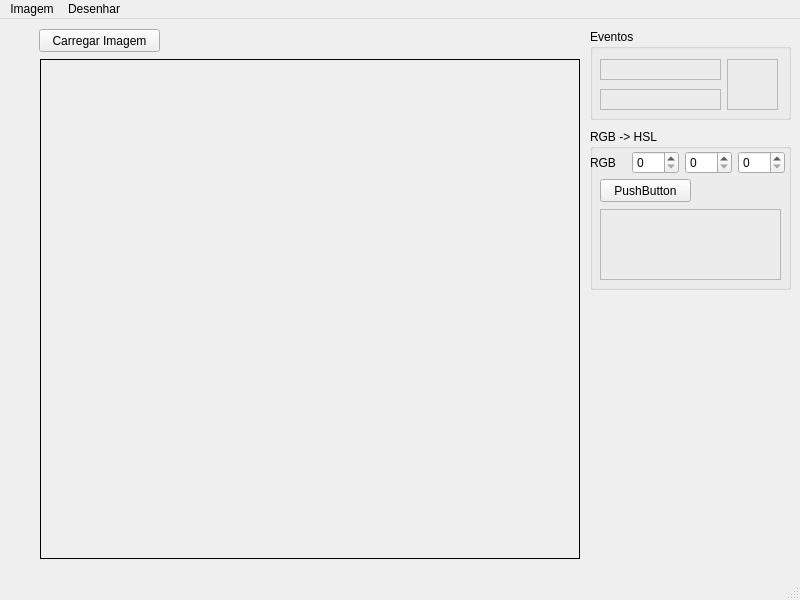
<?xml version="1.0" encoding="UTF-8"?>
<ui version="4.0">
 <class>MainWindow</class>
 <widget class="QMainWindow" name="MainWindow">
  <property name="geometry">
   <rect>
    <x>0</x>
    <y>0</y>
    <width>800</width>
    <height>600</height>
   </rect>
  </property>
  <property name="windowTitle">
   <string>MainWindow</string>
  </property>
  <widget class="QWidget" name="centralwidget">
   <widget class="matDisplay" name="mat_Display">
    <property name="geometry">
     <rect>
      <x>40</x>
      <y>40</y>
      <width>540</width>
      <height>500</height>
     </rect>
    </property>
    <property name="minimumSize">
     <size>
      <width>540</width>
      <height>500</height>
     </size>
    </property>
    <property name="frameShape">
     <enum>QFrame::Box</enum>
    </property>
    <property name="text">
     <string/>
    </property>
    <property name="alignment">
     <set>Qt::AlignLeading|Qt::AlignLeft|Qt::AlignTop</set>
    </property>
   </widget>
   <widget class="QGroupBox" name="groupBox">
    <property name="geometry">
     <rect>
      <x>590</x>
      <y>10</y>
      <width>201</width>
      <height>91</height>
     </rect>
    </property>
    <property name="title">
     <string>Eventos</string>
    </property>
    <widget class="QLabel" name="mouse_position_label">
     <property name="geometry">
      <rect>
       <x>10</x>
       <y>30</y>
       <width>121</width>
       <height>21</height>
      </rect>
     </property>
     <property name="frameShape">
      <enum>QFrame::StyledPanel</enum>
     </property>
     <property name="text">
      <string/>
     </property>
    </widget>
    <widget class="QLabel" name="pixel_color_label">
     <property name="geometry">
      <rect>
       <x>10</x>
       <y>60</y>
       <width>121</width>
       <height>21</height>
      </rect>
     </property>
     <property name="frameShape">
      <enum>QFrame::StyledPanel</enum>
     </property>
     <property name="text">
      <string/>
     </property>
    </widget>
    <widget class="QLabel" name="colored_label">
     <property name="geometry">
      <rect>
       <x>137</x>
       <y>30</y>
       <width>51</width>
       <height>51</height>
      </rect>
     </property>
     <property name="frameShape">
      <enum>QFrame::StyledPanel</enum>
     </property>
     <property name="text">
      <string/>
     </property>
    </widget>
   </widget>
   <widget class="QPushButton" name="buton_load_image">
    <property name="geometry">
     <rect>
      <x>39</x>
      <y>10</y>
      <width>121</width>
      <height>23</height>
     </rect>
    </property>
    <property name="text">
     <string>Carregar Imagem</string>
    </property>
   </widget>
   <widget class="QGroupBox" name="groupBox_2">
    <property name="geometry">
     <rect>
      <x>590</x>
      <y>110</y>
      <width>201</width>
      <height>161</height>
     </rect>
    </property>
    <property name="title">
     <string>RGB -&gt; HSL</string>
    </property>
    <property name="flat">
     <bool>false</bool>
    </property>
    <widget class="QPushButton" name="pushButton">
     <property name="geometry">
      <rect>
       <x>10</x>
       <y>50</y>
       <width>91</width>
       <height>23</height>
      </rect>
     </property>
     <property name="text">
      <string>PushButton</string>
     </property>
    </widget>
    <widget class="QLabel" name="label_2">
     <property name="geometry">
      <rect>
       <x>10</x>
       <y>80</y>
       <width>181</width>
       <height>71</height>
      </rect>
     </property>
     <property name="frameShape">
      <enum>QFrame::StyledPanel</enum>
     </property>
     <property name="text">
      <string>&lt;html&gt;&lt;head/&gt;&lt;body&gt;&lt;p&gt;&lt;br/&gt;&lt;/p&gt;&lt;/body&gt;&lt;/html&gt;</string>
     </property>
     <property name="textFormat">
      <enum>Qt::RichText</enum>
     </property>
     <property name="scaledContents">
      <bool>false</bool>
     </property>
     <property name="margin">
      <number>1</number>
     </property>
    </widget>
    <widget class="QWidget" name="layoutWidget">
     <property name="geometry">
      <rect>
       <x>0</x>
       <y>20</y>
       <width>195</width>
       <height>27</height>
      </rect>
     </property>
     <layout class="QHBoxLayout" name="horizontalLayout_2">
      <item>
       <widget class="QLabel" name="label">
        <property name="text">
         <string>RGB</string>
        </property>
       </widget>
      </item>
      <item>
       <widget class="QSpinBox" name="spinBoxR">
        <property name="maximum">
         <number>255</number>
        </property>
       </widget>
      </item>
      <item>
       <layout class="QHBoxLayout" name="horizontalLayout">
        <item>
         <widget class="QSpinBox" name="spinBoxG">
          <property name="maximum">
           <number>255</number>
          </property>
         </widget>
        </item>
        <item>
         <widget class="QSpinBox" name="spinBoxB">
          <property name="maximum">
           <number>255</number>
          </property>
         </widget>
        </item>
       </layout>
      </item>
     </layout>
    </widget>
   </widget>
  </widget>
  <widget class="QMenuBar" name="menubar">
   <property name="geometry">
    <rect>
     <x>0</x>
     <y>0</y>
     <width>800</width>
     <height>20</height>
    </rect>
   </property>
   <widget class="QMenu" name="menuComputa_o_Gr_fica">
    <property name="title">
     <string>Imagem</string>
    </property>
    <addaction name="actionPreto_e_Branco"/>
    <addaction name="actionNegativa"/>
   </widget>
   <widget class="QMenu" name="menuDesenhar">
    <property name="title">
     <string>Desenhar</string>
    </property>
    <addaction name="actionPixel"/>
    <addaction name="separator"/>
    <addaction name="actionReta"/>
    <addaction name="actionReta_Param_trica"/>
    <addaction name="actionAlgoritmo_de_Bresenham"/>
    <addaction name="separator"/>
    <addaction name="actionC_rculo_y_sqrt_R_R_x_x"/>
    <addaction name="actionCirculo_Equa_o_param_trica"/>
   </widget>
   <addaction name="menuComputa_o_Gr_fica"/>
   <addaction name="menuDesenhar"/>
  </widget>
  <widget class="QStatusBar" name="statusbar"/>
  <action name="actionPreto_e_Branco">
   <property name="text">
    <string>Preto e Branco</string>
   </property>
  </action>
  <action name="actionNegativa">
   <property name="text">
    <string>Negativa</string>
   </property>
  </action>
  <action name="actionPixel">
   <property name="text">
    <string>Pixel</string>
   </property>
  </action>
  <action name="actionReta">
   <property name="text">
    <string>Reta (y = ax + b)</string>
   </property>
  </action>
  <action name="actionAlgoritmo_de_Bresenham">
   <property name="text">
    <string>Reta (Bresenham)</string>
   </property>
  </action>
  <action name="actionC_rculo_y_sqrt_R_R_x_x">
   <property name="text">
    <string>Círculo (y = sqrt(R*R – x *x))</string>
   </property>
  </action>
  <action name="actionCirculo_Equa_o_param_trica">
   <property name="text">
    <string>Circulo (Equação paramétrica)</string>
   </property>
  </action>
  <action name="actionReta_Param_trica">
   <property name="text">
    <string>Reta (Paramétrica)</string>
   </property>
  </action>
 </widget>
 <customwidgets>
  <customwidget>
   <class>matDisplay</class>
   <extends>QLabel</extends>
   <header>matdisplay.h</header>
  </customwidget>
 </customwidgets>
 <resources/>
 <connections/>
</ui>
